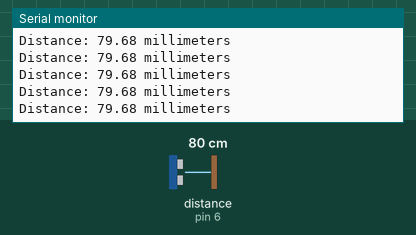
Simulated run of this sketch. Board: Arduino Mega 2560, built with avr-gcc and run on an emulated ATmega2560. Parts: the last lines printed to the serial monitor. Wiring (inferred from the names in the program): ultrasonic range finder: trigger pin 7; echo pin 6. Inputs (shaded band) come from the test bench; at power-on: distance to the obstacle (sensor on pin 6) 80 cm. The echo pulse lasts 58.3 µs per cm.

Above: at 1.2 s.
1.3 s: distance to the obstacle (sensor on pin 6) set to 9 cm
At 1.35 s:
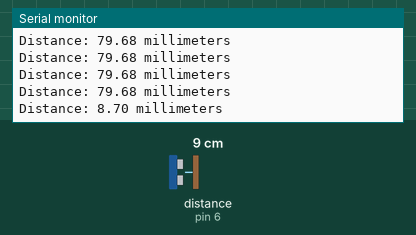
4.3 s: distance to the obstacle (sensor on pin 6) set to 60 cm
At 4.35 s:
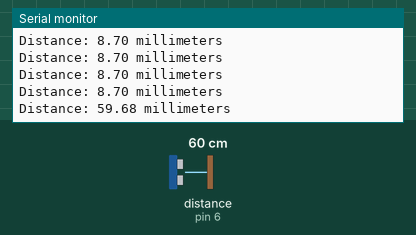
7.3 s: distance to the obstacle (sensor on pin 6) set to 9 cm
At 7.3 s:
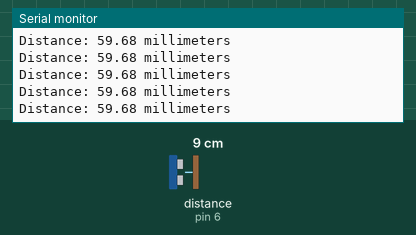
10.3 s: distance to the obstacle (sensor on pin 6) set to 2 cm
At 10.34 s:
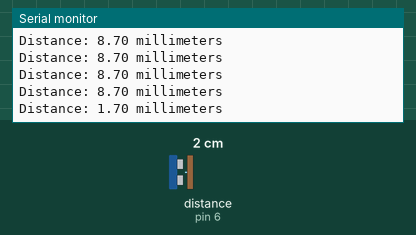
13.3 s: distance to the obstacle (sensor on pin 6) set to 4 cm
At 13.31 s:
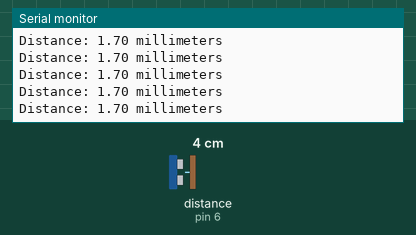
16.3 s: distance to the obstacle (sensor on pin 6) set to 120 cm
At 16.34 s:
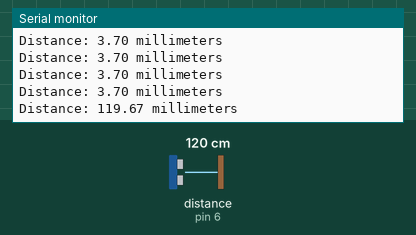
Timing chart, 0 to 19.3 s (numbered marks = the images above; inputs shaded):
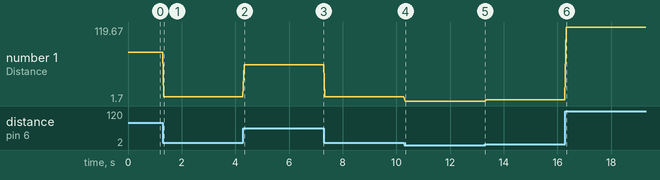

The sketch:

ultrasonicSensor.ino
```cpp
/*Wiring:

Connect the ultrasonic sensor to your Arduino MEGA2560 R3 as follows:

VCC: Connect to 5V pin on the Arduino.
GND: Connect to GND pin on the Arduino.
TRIG: Connect to any digital pin (e.g., digital pin 7).
ECHO: Connect to any digital pin (e.g., digital pin 6).
Make sure to double-check the pinout of your specific ultrasonic sensor as it may vary depending on the manufacturer.


Programming:
*/
// Define pins
#define TRIG_PIN 7
#define ECHO_PIN 6

// Define constants
const float SPEED_OF_SOUND = 343.0; // Speed of sound in m/s

// Variables
long duration; // Time taken for ultrasonic pulse to travel back and forth
float distance; // Distance measured in meters

void setup() {
  Serial.begin(9600); // Initialize serial communication for debugging
  pinMode(TRIG_PIN, OUTPUT); // Set TRIG_PIN as output
  pinMode(ECHO_PIN, INPUT); // Set ECHO_PIN as input
}

void loop() {
  // Send a 10us pulse to trigger the ultrasonic sensor
  digitalWrite(TRIG_PIN, LOW);
  delayMicroseconds(2);
  digitalWrite(TRIG_PIN, HIGH);
  delayMicroseconds(10);
  digitalWrite(TRIG_PIN, LOW);

  // Measure the duration of the pulse from the ECHO_PIN
  duration = pulseIn(ECHO_PIN, HIGH);

  // Calculate distance based on the duration
  distance = (duration * SPEED_OF_SOUND) / (2 * 10000); // Convert duration to meters

  // Print the distance to the serial monitor
  Serial.print("Distance: ");
  Serial.print(distance);
  Serial.println(" millimeters");

  delay(50); // Wait for a second before next measurement
}
```

Measured:
- after the input at 1.3 s, the serial monitor: prints a new line at once (image 1)
- after the input at 4.3 s, the serial monitor: prints a new line at once (image 2)
- after the input at 10.3 s, the serial monitor: prints a new line at once (image 4)
- after the input at 16.3 s, the serial monitor: prints a new line at once (image 6)
- plotted number 1: 79.68 → 8.7 after the input at 1.3 s, 8.7 → 59.68 after the input at 4.3 s, 59.68 → 8.7 after the input at 7.3 s, 8.7 → 1.7 after the input at 10.3 s, 1.7 → 3.7 after the input at 13.3 s
